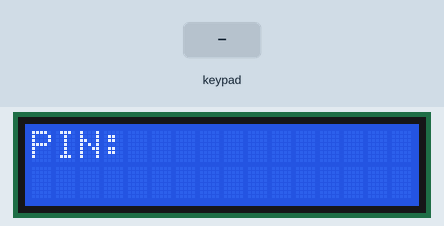
A sketch run on a simulated Arduino Uno, built with avr-gcc and run on an emulated ATmega328P. On the bench: 16×2 character LCD. Inputs (shaded band) come from the test bench. What the sketch prints to the serial monitor is not drawn.

Above: at 1.2 s.
1.3 s: key '#' pressed
At 2.0 s:
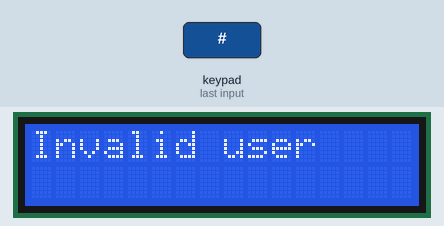
4.3 s: keypad keys 1 2 3 4 # pressed 0.4 s apart
At 6.6 s:
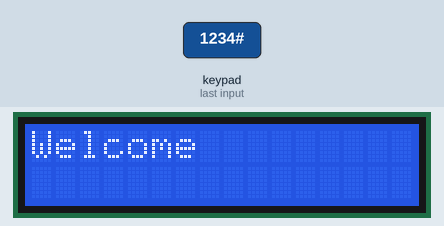
9.3 s: key '*' pressed
At 10.2 s:
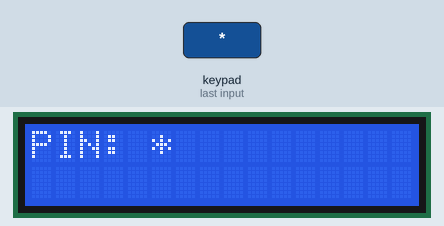
10.8 s: keypad keys 1 3 1 0 9 8 * pressed 0.4 s apart
At 14.6 s:
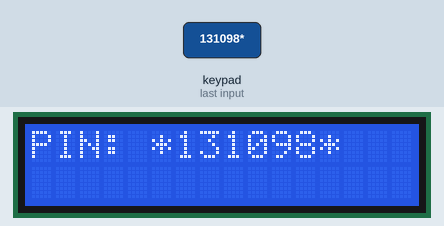
15.1 s: key '*' pressed
At 16.1 s:
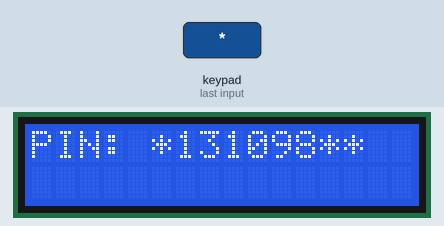
16.6 s: key '*' pressed
At 17.2 s:
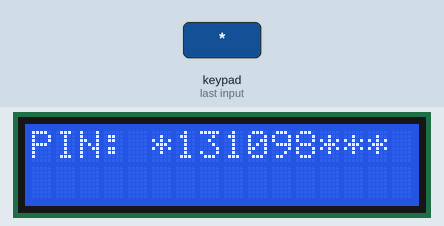
Timing chart, 0 to 19.1 s (numbered marks = the images above; inputs shaded):
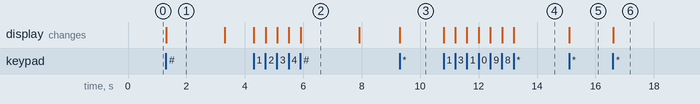

The sketch:

postlab1.ino
```cpp
/*
Get the input from keypad (password) and display it on LCD Screen.
Let the pin be 1234. Get the input pin from the user.
If it matches the given pin display welcome on the LCD screen. Else display Invalid user
*/

#include <LiquidCrystal.h>
#include <Keypad.h>

const int rs = 12, en = 11, d4 = 5, d5 = 4, d6 = 3, d7 = 2;
LiquidCrystal lcd(rs, en, d4, d5, d6, d7);

#define ROW_NUM    4
#define COLUMN_NUM 3

char keys[ROW_NUM][COLUMN_NUM] = {
  {'1', '2', '3'},
  {'4', '5', '6'},
  {'7', '8', '9'},
  {'*', '0', '#'}
};

byte pin_rows[ROW_NUM] = {13, 10, 9, 8};
byte pin_column[COLUMN_NUM] = {A0, A1, A2};

Keypad keypad = Keypad(makeKeymap(keys), pin_rows, pin_column, ROW_NUM, COLUMN_NUM);

const String correctPin = "1234";
String enteredPin = "";

void setup() {
  Serial.begin(9600);
  lcd.begin(16, 2);
}

void loop() {
  lcd.setCursor(0, 0);
  lcd.print("PIN: " + enteredPin);
  char key = keypad.getKey();

  if (key) {
    Serial.println("Key Pressed: " + String(key));

    if (key == '#') {
      if (enteredPin == correctPin) {
        lcd.clear();
        lcd.print("Welcome");
      } else {
        lcd.clear();
        lcd.print("Invalid user");
      }

      delay(2000);
      lcd.clear();
      enteredPin = "";
    } else {
      enteredPin += key;
    }
  }
}
```

Measured:
- after the input at 1.3 s, the display: changes at once (image 1)
- after the input at 4.3 s, the display: first changes at once (image 2 shows a later state)
- after the input at 9.3 s, the display: changes at once (image 3)
- after the input at 10.8 s, the display: first changes at once (image 4 shows a later state)
- after the input at 15.1 s, the display: changes at once (image 5)
- after the input at 16.6 s, the display: changes at once (image 6)
- what the display in image 1 shows lasts 2.0 s, from 1.3 s to 3.3 s
